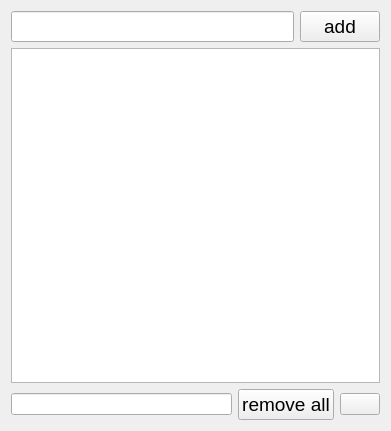
<?xml version="1.0" encoding="UTF-8"?>
<ui version="4.0">
 <class>dialogfortodolist</class>
 <widget class="QWidget" name="dialogfortodolist">
  <property name="geometry">
   <rect>
    <x>0</x>
    <y>0</y>
    <width>391</width>
    <height>431</height>
   </rect>
  </property>
  <property name="windowTitle">
   <string>Form</string>
  </property>
  <layout class="QGridLayout" name="gridLayout">
   <item row="0" column="0">
    <layout class="QVBoxLayout" name="verticalLayout">
     <item>
      <layout class="QHBoxLayout" name="horizontalLayout">
       <item>
        <widget class="QLineEdit" name="txtTask">
         <property name="font">
          <font>
           <pointsize>14</pointsize>
          </font>
         </property>
        </widget>
       </item>
       <item>
        <widget class="QPushButton" name="addButton">
         <property name="font">
          <font>
           <pointsize>14</pointsize>
          </font>
         </property>
         <property name="text">
          <string>add</string>
         </property>
        </widget>
       </item>
      </layout>
     </item>
     <item>
      <widget class="QListWidget" name="listWidget">
       <property name="font">
        <font>
         <pointsize>14</pointsize>
        </font>
       </property>
      </widget>
     </item>
     <item>
      <layout class="QHBoxLayout" name="button_layout">
       <item>
        <widget class="QLineEdit" name="titleEdit"/>
       </item>
       <item>
        <widget class="QPushButton" name="removeAllButton">
         <property name="font">
          <font>
           <pointsize>14</pointsize>
          </font>
         </property>
         <property name="text">
          <string>remove all</string>
         </property>
        </widget>
       </item>
       <item>
        <widget class="QPushButton" name="correctButton">
         <property name="text">
          <string/>
         </property>
        </widget>
       </item>
      </layout>
     </item>
    </layout>
   </item>
  </layout>
 </widget>
 <resources/>
 <connections/>
</ui>
